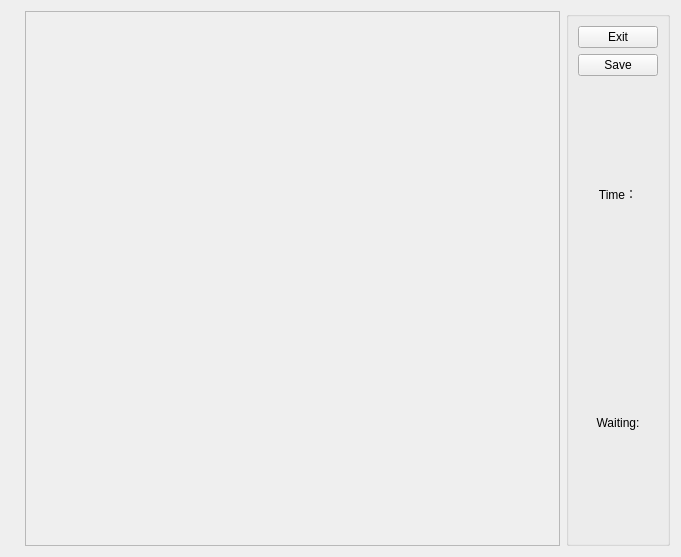
<?xml version="1.0" encoding="UTF-8"?>
<ui version="4.0">
 <class>battleGui</class>
 <widget class="QWidget" name="battleGui">
  <property name="geometry">
   <rect>
    <x>0</x>
    <y>0</y>
    <width>681</width>
    <height>557</height>
   </rect>
  </property>
  <property name="sizePolicy">
   <sizepolicy hsizetype="Minimum" vsizetype="Minimum">
    <horstretch>0</horstretch>
    <verstretch>0</verstretch>
   </sizepolicy>
  </property>
  <property name="windowTitle">
   <string>Battle</string>
  </property>
  <property name="windowIcon">
   <iconset resource="fivechessresources.qrc">
    <normaloff>:/ico/Resources/ICO.ico</normaloff>
    <normalon>:/ico/Resources/ICO.ico</normalon>
    <disabledoff>:/ico/Resources/ICO.ico</disabledoff>
    <disabledon>:/ico/Resources/ICO.ico</disabledon>
    <activeoff>:/ico/Resources/ICO.ico</activeoff>
    <activeon>:/ico/Resources/ICO.ico</activeon>
    <selectedoff>:/ico/Resources/ICO.ico</selectedoff>
    <selectedon>:/ico/Resources/ICO.ico</selectedon>:/ico/Resources/ICO.ico</iconset>
  </property>
  <layout class="QGridLayout" name="gridLayout" rowstretch="0" columnstretch="5,1,0">
   <item row="0" column="1">
    <widget class="chessBoardGui" name="frame">
     <property name="minimumSize">
      <size>
       <width>535</width>
       <height>535</height>
      </size>
     </property>
     <property name="maximumSize">
      <size>
       <width>535</width>
       <height>535</height>
      </size>
     </property>
     <property name="frameShape">
      <enum>QFrame::StyledPanel</enum>
     </property>
     <property name="frameShadow">
      <enum>QFrame::Raised</enum>
     </property>
    </widget>
   </item>
   <item row="0" column="2">
    <widget class="QGroupBox" name="groupBox">
     <property name="title">
      <string/>
     </property>
     <layout class="QGridLayout" name="gridLayout_2" rowstretch="0,0,0,0" rowminimumheight="0,0,0,0">
      <item row="2" column="0" colspan="2">
       <widget class="QLabel" name="labelTime">
        <property name="text">
         <string>Time：</string>
        </property>
        <property name="alignment">
         <set>Qt::AlignCenter</set>
        </property>
       </widget>
      </item>
      <item row="1" column="0" colspan="2">
       <widget class="QPushButton" name="pushButtonSave">
        <property name="text">
         <string>Save</string>
        </property>
       </widget>
      </item>
      <item row="0" column="0" colspan="2">
       <widget class="QPushButton" name="pushButtonExit">
        <property name="text">
         <string>Exit</string>
        </property>
       </widget>
      </item>
      <item row="3" column="0" colspan="2">
       <widget class="QLabel" name="labelColor">
        <property name="text">
         <string>Waiting:</string>
        </property>
        <property name="alignment">
         <set>Qt::AlignCenter</set>
        </property>
       </widget>
      </item>
     </layout>
    </widget>
   </item>
  </layout>
 </widget>
 <customwidgets>
  <customwidget>
   <class>chessBoardGui</class>
   <extends>QFrame</extends>
   <header>chessboardgui.h</header>
   <container>1</container>
  </customwidget>
 </customwidgets>
 <resources>
  <include location="fivechessresources.qrc"/>
 </resources>
 <connections>
  <connection>
   <sender>pushButtonExit</sender>
   <signal>clicked()</signal>
   <receiver>battleGui</receiver>
   <slot>close()</slot>
   <hints>
    <hint type="sourcelabel">
     <x>597</x>
     <y>30</y>
    </hint>
    <hint type="destinationlabel">
     <x>326</x>
     <y>276</y>
    </hint>
   </hints>
  </connection>
 </connections>
</ui>
